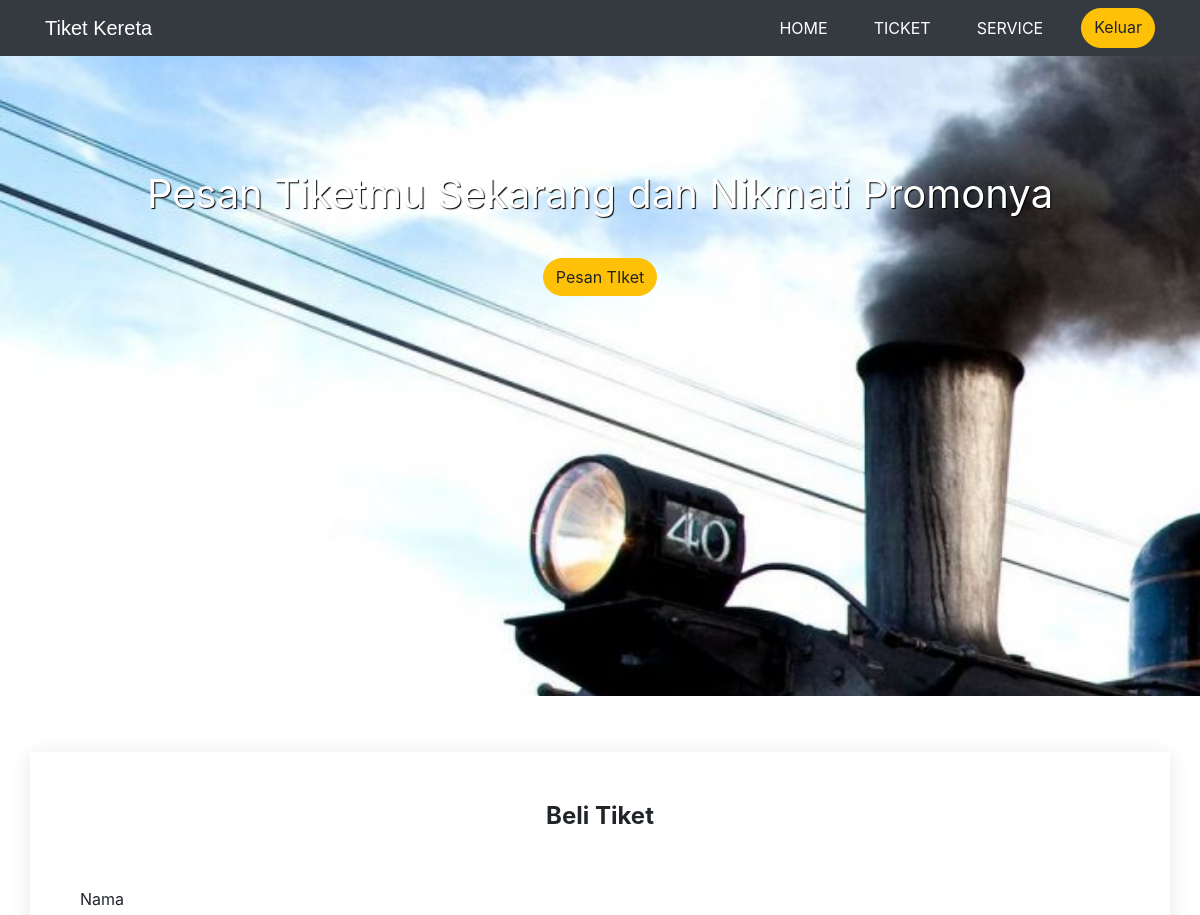
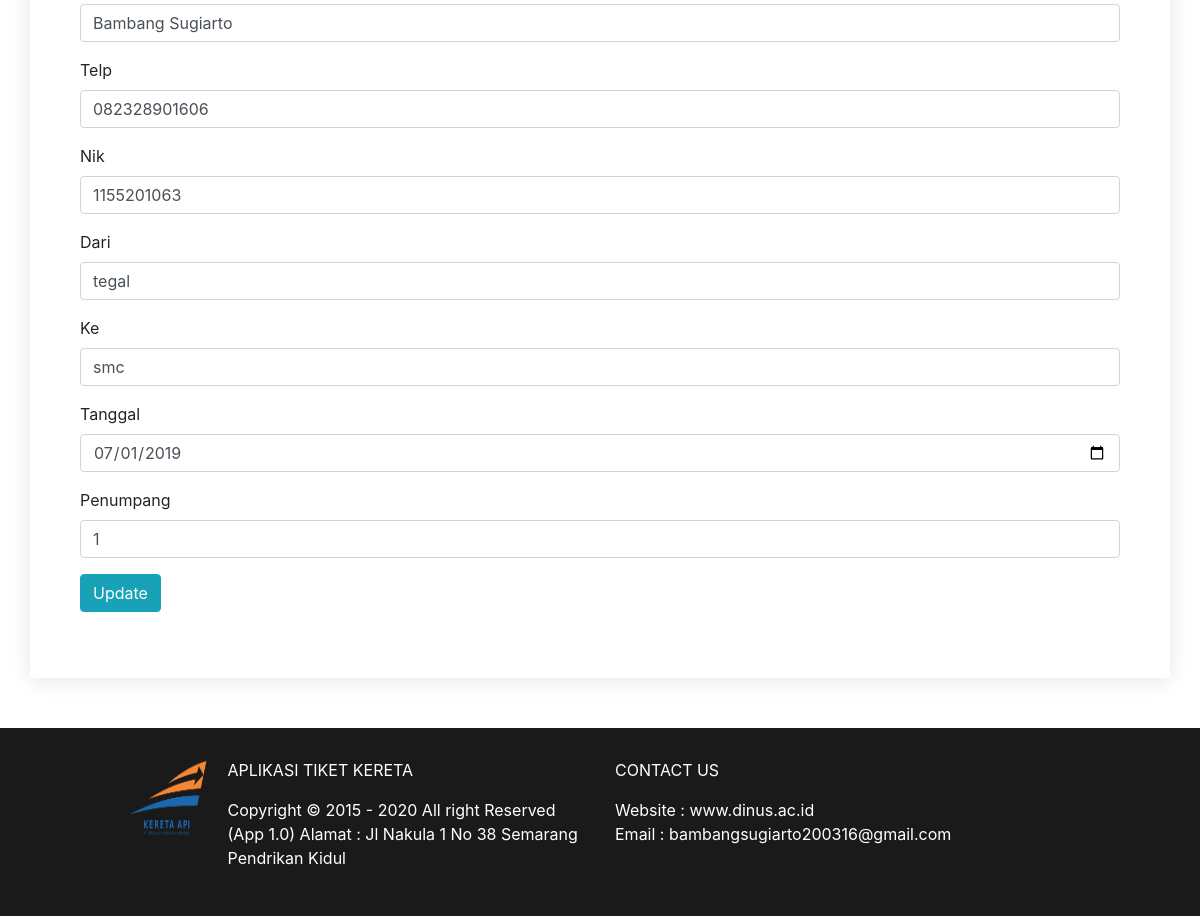
The app's page /tiket.php?edit=1 with its own data (2 pictures, top to bottom).
### tables this page shows
CREATE TABLE `tb_tiket` (
  `id` int(11) NOT NULL,
  `nama` varchar(35) NOT NULL,
  `telp` varchar(20) NOT NULL,
  `nik` varchar(20) NOT NULL,
  `dari` varchar(30) NOT NULL,
  `ke` varchar(30) NOT NULL,
  `tgl` date NOT NULL,
  `penumpang` int(3) NOT NULL
);

### proses.php (called while the page is built, shortened)
<?php
    $mysqli = new mysqli('localhost','root','','weblanjut') or die(mysqli_error($mysqli));
    if(isset($_GET['edit']))
    {
        $update = true;
        $id = $_GET['edit'];
        $result = $mysqli->query("select * from tb_tiket where id=$id");
        $row = mysqli_fetch_array($result);
        $nama = $row['nama'];
        $telp = $row['telp'];
        $nik = $row['nik'];
        $dari = $row['dari'];
        $ke = $row['ke'];
        $tgl = $row['tgl'];
        $penumpang = $row['penumpang'];
    }
?>

### tiket.php (the view, shortened to what this page needs)
<!doctype html>
<html lang="en">
  <head>
    <link rel="stylesheet" href="css/bootstrap.min.css">
    <link rel="stylesheet" href="css/style.css">
  </head>
  <body>
    <?php require_once 'proses.php'; ?>
  <nav class="navbar navbar-expand-lg navbar-dark bg-dark">
  <div class="container">
  <a class="navbar-brand" href="index2.php">Tiket Kereta</a>
  <div class="collapse navbar-collapse" id="navbarNavAltMarkup">
    <div class="navbar-nav ml-auto">
      <a class="nav-item nav-link active" href="index2.php">Home <span class="sr-only">(current)</span></a>
      <a class="nav-item nav-link active" href="tiket.php">Ticket</a>
      <a class="nav-item nav-link active" href="service.php">Service</a>
      <a class="btn btn-warning" id=buton href="index.php">Keluar</a>
    </div>
  </div>
  </div>
</nav>
<div class="jumbotron jumbotron-fluid">
  <div class="container">
    <h1 class="display-4"><b>Pesan Tiketmu Sekarang dan Nikmati Promonya</b></h1>
    <a href="tiket.php" class="btn btn-warning" id="buton">Pesan TIket</a>
  </div>
</div>
<div class="container">
  <br>
</div>
<div class="container formulir">
<form action="proses.php" method="Post">
<h4 align="center"><b>Beli Tiket</b></h4><br><br>
<div class="form-group">
  <label for="">Nama</label>
  <input type="text" name="nama" class="form-control" value="<?php echo $nama; ?>" placeholder="Masukan nama anda" required>
  </div>
  <div class="form-group">
  <label for="">Telp</label>
  <input type="text" name="telp" class="form-control" value="<?php echo $telp; ?>" placeholder="Masukan nomor telepon" required>
  </div>
  <div class="form-group">
  <label for="">Nik</label>
  <input type="text" name="nik" class="form-control" value="<?php echo $nik; ?>" placeholder="Masukan nomor nik" required>
  </div>
  <div class="form-group">
  <label for="">Dari</label>
  <input type="text" name="dari" class="form-control" value="<?php echo $dari; ?>" placeholder="Stasiun pemberangkat" required>
  </div>
  <div class="form-group">
  <label for="">Ke</label>
  <input type="text" name="ke" class="form-control" value="<?php echo $ke; ?>" placeholder="Stasiun tujuan" required>
  </div>
  <div class="form-group">
  <label for="">Tanggal</label>
  <input type="date" name="tgl" value="<?php echo $tgl; ?>" class="form-control" required>
  </div>
  <div class="form-group">
  <label for="">Penumpang</label>
  <input type="number" name="penumpang" value="<?php echo $penumpang; ?>" class="form-control" placeholder="1" required>
  </div>
  <div class="form-group">
    <?php if($update == true):?>
    <button type="submit" name="update" class="btn btn-info">Update</button>
    <?php else:?>
    <button type="submit" name="save" class="btn btn-primary">Submit</button>
    <?php endif;?>
</div>
</form>
</div>
<div class = "footer">
  <div class="row justify-content-center">
    <div class="col-lg-10">
        <div class="row">
          <div class="col-lg">
            <img src="img/logo.png" class="float-left" alt="">
            <P>APLIKASI TIKET KERETA</P>
            <p>Copyright © 2015 - 2020 All right Reserved (App 1.0)
              Alamat : Jl Nakula 1 No 38 Semarang Pendrikan Kidul
             </p>
          </div>
          <div class="col-lg ikon">
            <p>CONTACT US</p>
            <p>Website : www.dinus.ac.id <br>
              Email : bambangsugiarto200316@gmail.com
            </p>
          </div>
        </div>
    </div>
  </div>
  </body>
</html>

### css/style.css (style rules this page uses)
#buton { border-radius: 20px; }
.navbar { width: 100%; }
.nav-link { margin-right: 30px; text-transform: uppercase; }
.navbar-brand { font-family: Verdana, Geneva, Tahoma, sans-serif; }
.jumbotron { background-image: url(../img/train2.jpg); height: 640px; width: 100%; background-attachment: fixed; background-size: cover; text-align: center; }
.jumbotron .display-4 { font-size: 40px; }
.display-4 { margin-top: 50px; margin-bottom: 40px; color: white; text-shadow: 1px 1px 1px rgba(0, 0, 0, 1.0); }
.footer { background-color: rgb(26, 26, 26); padding: 30px; width: 100%; bottom: 0px; }
.footer p { color: white; }
.footer img { height: 80px; width: 80px; margin-right: 20px; margin-bottom: 20px; }
.formulir { background-color: white; box-shadow: 0 3px 20px rgba(0, 0, 0, 0.1); padding: 50px; margin-bottom: 50px; }

### records on screen
tb_tiket: nama "Bambang Sugiarto", telp "082328901606", nik "1155201063", dari "tegal", ke "smc", tgl "07/01/2019", penumpang "1"
